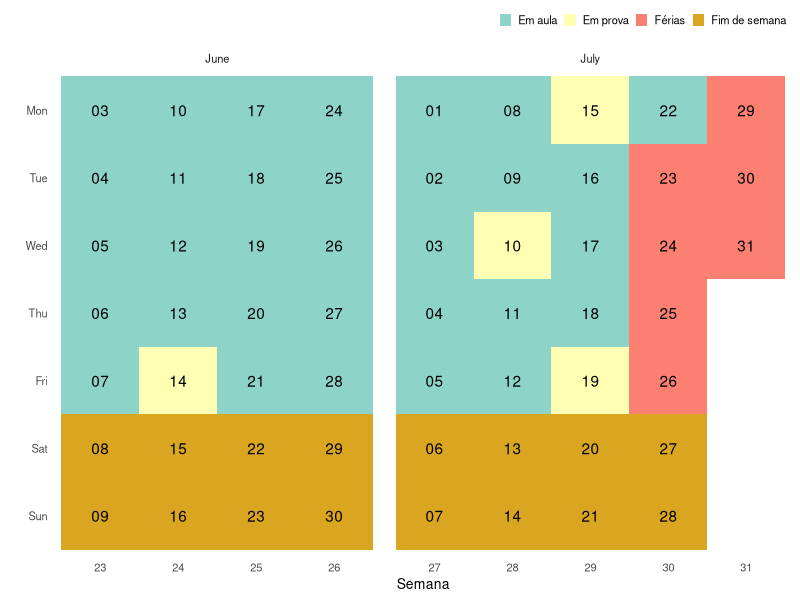
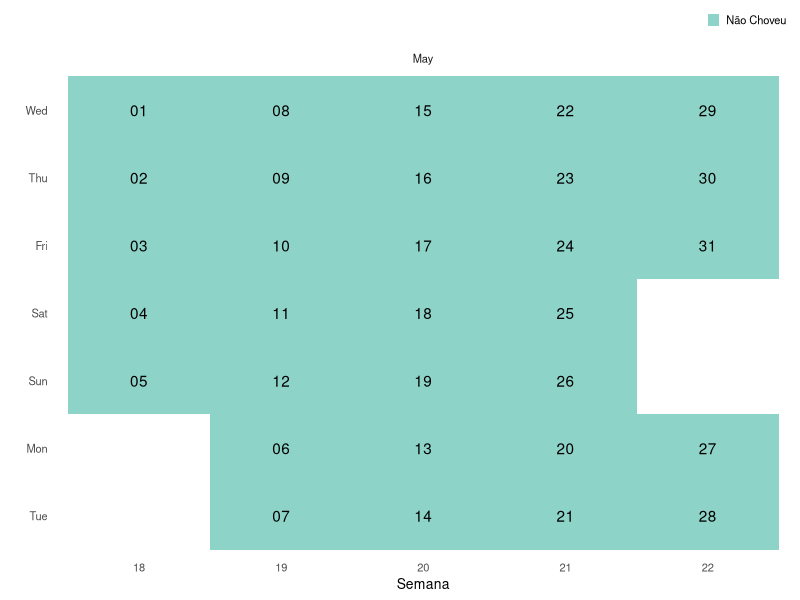

The R source for these figures, in order:

library(ggplot2)

# calendario escolar - junho e julho --------------------------------------

dfr <- data.frame(date=seq(as.Date('2019-06-03'),as.Date('2019-07-31'),by=1))
dfr$day <- factor(strftime(dfr$date,format="%a"),levels=rev(c("Mon","Tue","Wed","Thu","Fri","Sat","Sun")))
dfr$week <- factor(strftime(dfr$date,format="%V"))
dfr$month <- factor(strftime(dfr$date,format="%B"),levels=c("June","July","August"))
dfr$ddate <- factor(strftime(dfr$date,format="%d"))
head(dfr)

dfr$comment <- "Disponível"
dfr$comment[dfr$date>=as.Date('2019-06-03') & dfr$date<=as.Date('2019-07-22')] <- "Em aula"
dfr$comment[dfr$date>=as.Date('2019-07-23') & dfr$date<=as.Date('2019-07-31')] <- "Férias"
dfr$comment[dfr$date==as.Date('2019-06-14')] <- "Em prova"
dfr$comment[dfr$date==as.Date('2019-07-10')] <- "Em prova"
dfr$comment[dfr$date==as.Date('2019-07-15')] <- "Em prova"
dfr$comment[dfr$date==as.Date('2019-07-19')] <- "Em prova"
dfr$comment[dfr$day=="Sat" | dfr$day=="Sun"] <- "Fim de semana"

dfr$comment <- factor(dfr$comment,levels=c("Disponível","Em aula","Em prova", "Férias", "Fim de semana"))

ggplot(dfr,aes(x=week,y=day))+
  geom_tile(aes(fill=comment))+
  geom_text(aes(label=ddate))+
  scale_fill_manual(values=c("#8dd3c7","#ffffb3","#fb8072","#DAA520","#BC8F8F" ))+
  facet_grid(~month,scales="free",space="free")+
  labs(x="Semana",y="")+
  theme_bw(base_size=10)+
  theme(legend.title=element_blank(),
        panel.grid=element_blank(),
        panel.border=element_blank(),
        axis.ticks=element_blank(),
        strip.background=element_blank(),
        legend.position="top",
        legend.justification="right",
        legend.direction="horizontal",
        legend.key.size=unit(0.3,"cm"),
        legend.spacing.x=unit(0.2,"cm"))

# ocorrencia de chuva -----------------------------------------------------

library(readr)
library(dplyr)

dados <- read_csv("dados.txt")

dados

chuva <- 
  dados %>% 
  group_by(data) %>% 
  summarise(precip_chuva = sum(precipitacao)) %>% 
  mutate(chuva = ifelse(precip_chuva!=0, 1, 0))

chuva$precip_chuva

# chuva %>% 
#   mutate(
#     day = factor(strftime(dfr$data, format="%a"),
#                  levels=rev(c("Wed","Thu","Fri","Sat","Sun","Mon","Tue"))),
#     week = factor(strftime(dfr$data, format="%V")),
#     month = factor(strftime(dfr$data, format="%B"),levels=c("May")),
#     dday = factor(strftime(dfr$data,format="%d"))
#   )

dfr <- data.frame(date=seq(as.Date('2019-05-01'),as.Date('2019-05-31'),by=1))
dfr$day <- factor(strftime(dfr$date,format="%a"),levels=rev(c("Wed","Thu","Fri","Sat","Sun","Mon","Tue")))
dfr$week <- factor(strftime(dfr$date,format="%V"))
dfr$month <- factor(strftime(dfr$date,format="%B"),levels=c("May"))
dfr$ddate <- factor(strftime(dfr$date,format="%d"))
head(dfr)

dfr$comment <- "Não Choveu"
dfr$comment[dfr$date==as.Date('2019-05-07') & dfr$date==as.Date('2019-05-08')] <- "Choveu"
dfr$comment[dfr$date==as.Date('2019-05-15') & dfr$date==as.Date('2019-05-17')] <- "Choveu"
dfr$comment[dfr$date==as.Date('2019-05-18') & dfr$date==as.Date('2019-05-19')] <- "Choveu"

dfr$comment <- factor(dfr$comment,levels=c("Não Choveu","Choveu"))

ggplot(dfr,aes(x=week,y=day))+
  geom_tile(aes(fill=comment))+
  geom_text(aes(label=ddate))+
  scale_fill_manual(values=c("#8dd3c7","#ffffb3"))+
  facet_grid(~month,scales="free",space="free")+
  labs(x="Semana",y="")+
  theme_bw(base_size=10)+
  theme(legend.title=element_blank(),
        panel.grid=element_blank(),
        panel.border=element_blank(),
        axis.ticks=element_blank(),
        strip.background=element_blank(),
        legend.position="top",
        legend.justification="right",
        legend.direction="horizontal",
        legend.key.size=unit(0.3,"cm"),
        legend.spacing.x=unit(0.2,"cm"))


# referencia --------------------------------------------------------------

# http://www.roymfrancis.com/calendar-plot-with-ggplot2/

## Base chuvas
# http://www.inmet.gov.br/sonabra/pg_dspDadosCodigo_sim.php?QTYyNw==
